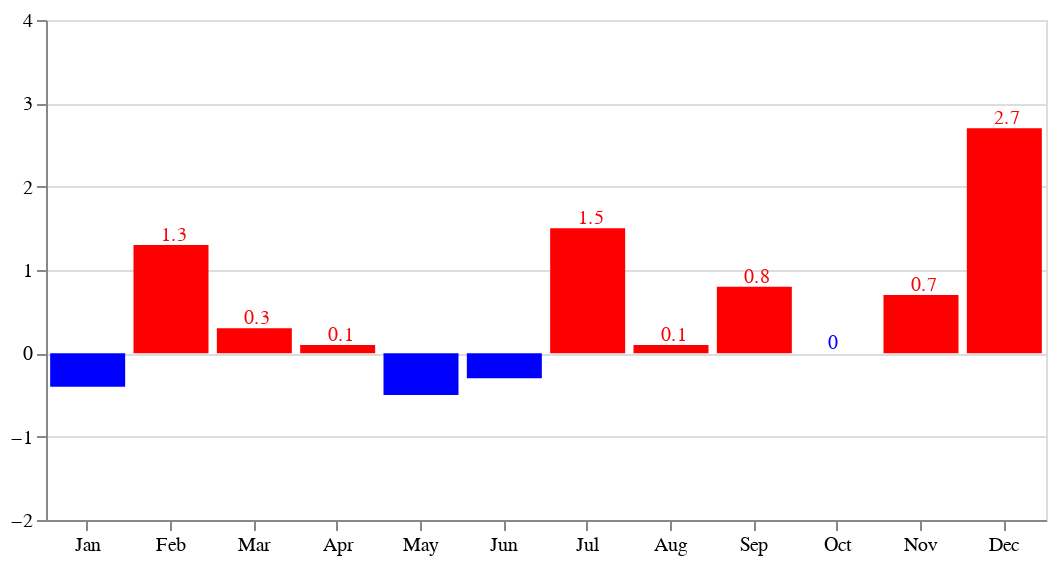

The notebook cell saved with this chart:
### Code cell
# Combine the two charts
text_chart = qd_anomaly_chart2.mark_text(
    align='left',
    baseline='middle',
    size=10,
    dy=-5,  # Nudges text to right so it doesn't appear on top of the bar
    dx=-5
).encode(
    text=alt.Text('TA_Anomaly:Q'),  # Format as percentage
)

# Combine the two charts
text_chart2 = qd_anomaly_chart2.mark_text(
    align='left',
    baseline='middle',
    size=10,
    dy= 8,  # Nudges text to right so it doesn't appear on top of the bar
    dx=-8
).encode(
    text=alt.Text('TA_Anomaly:Q'),  # Format as percentage
)
anomaly_text = qd_anomaly_chart2 + text_chart 
anomaly_text

### Figure 1 — Vega-Lite specification as saved in the notebook (floating-point values rounded to 4 significant figures)
{"config": {"view": {"continuousWidth": 300, "continuousHeight": 300}}, "layer": [{"mark": {"type": "bar"}, "encoding": {"color": {"condition": {"test": "(datum.TA_Anomaly > 0)", "value": "red"}, "value": "blue"}, "text": {"field": "TA_Anomaly", "type": "quantitative"}, "tooltip": [{"field": "TA_Anomaly", "type": "quantitative"}, {"field": "Date", "type": "temporal"}], "x": {"axis": {"format": "%b"}, "field": "Date", "timeUnit": "monthdate", "title": null, "type": "ordinal"}, "y": {"field": "TA_Anomaly", "scale": {"domain": [-2, 4]}, "title": null, "type": "quantitative"}}}, {"mark": {"type": "text", "align": "left", "baseline": "middle", "dx": -5, "dy": -5, "size": 10}, "encoding": {"color": {"condition": {"test": "(datum.TA_Anomaly > 0)", "value": "red"}, "value": "blue"}, "text": {"field": "TA_Anomaly", "type": "quantitative"}, "tooltip": [{"field": "TA_Anomaly", "type": "quantitative"}, {"field": "Date", "type": "temporal"}], "x": {"axis": {"format": "%b"}, "field": "Date", "timeUnit": "monthdate", "title": null, "type": "ordinal"}, "y": {"field": "TA_Anomaly", "scale": {"domain": [-2, 4]}, "title": null, "type": "quantitative"}}}], "data": {"name": "data-382e6199e6b072d23f8cf1dda9c28750"}, "height": 250, "width": 500, "$schema": "https://vega.github.io/schema/vega-lite/v5.8.0.json", "datasets": {"data-382e6199e6b072d23f8cf1dda9c28750": [{"Date": "2024-01-01T00:00:00", "Precip": 605.0, "TA": 2.3, "day": 1, "DOY": 1, "year": 2024, "month": 1, "quarter": 1, "Mean": 473.1, "percent_norm": 127.9, "Mean_TA": 2.66, "TA_Anomaly": -0.4, "rank": 13.0}, {"Date": "2024-02-01T00:00:00", "Precip": 273.0, "TA": 4.1, "day": 1, "DOY": 32, "year": 2024, "month": 2, "quarter": 1, "Mean": 236.1, "percent_norm": 115.6, "Mean_TA": 2.85, "TA_Anomaly": 1.3, "rank": 5.0}, {"Date": "2024-03-01T00:00:00", "Precip": 207.5, "TA": 5.0, "day": 1, "DOY": 61, "year": 2024, "month": 3, "quarter": 1, "Mean": 324.2, "percent_norm": 64.0, "Mean_TA": 4.67, "TA_Anomaly": 0.3, "rank": 8.5}, {"Date": "2024-04-01T00:00:00", "Precip": 216.7, "TA": 7.5, "day": 1, "DOY": 92, "year": 2024, "month": 4, "quarter": 2, "Mean": 197.8, "percent_norm": 109.6, "Mean_TA": 7.43, "TA_Anomaly": 0.1, "rank": 10.5}, {"Date": "2024-05-01T00:00:00", "Precip": 165.0, "TA": 11.4, "day": 1, "DOY": 122, "year": 2024, "month": 5, "quarter": 2, "Mean": 126.0, "percent_norm": 130.9, "Mean_TA": 11.86, "TA_Anomaly": -0.5, "rank": 14.0}, {"Date": "2024-06-01T00:00:00", "Precip": 135.9, "TA": 14.3, "day": 1, "DOY": 153, "year": 2024, "month": 6, "quarter": 2, "Mean": 92.8, "percent_norm": 146.4, "Mean_TA": 14.59, "TA_Anomaly": -0.3, "rank": 13.0}, {"Date": "2024-07-01T00:00:00", "Precip": 36.3, "TA": 19.4, "day": 1, "DOY": 183, "year": 2024, "month": 7, "quarter": 3, "Mean": 52.0, "percent_norm": 69.8, "Mean_TA": 17.92, "TA_Anomaly": 1.5, "rank": 2.0}, {"Date": "2024-08-01T00:00:00", "Precip": 88.4, "TA": 17.8, "day": 1, "DOY": 214, "year": 2024, "month": 8, "quarter": 3, "Mean": 72.6, "percent_norm": 121.7, "Mean_TA": 17.72, "TA_Anomaly": 0.1, "rank": 11.0}, {"Date": "2024-09-01T00:00:00", "Precip": 100.3, "TA": 14.9, "day": 1, "DOY": 245, "year": 2024, "month": 9, "quarter": 3, "Mean": 165.2, "percent_norm": 60.7, "Mean_TA": 14.12, "TA_Anomaly": 0.8, "rank": 5.5}, {"Date": "2024-10-01T00:00:00", "Precip": 534.0, "TA": 9.2, "day": 1, "DOY": 275, "year": 2024, "month": 10, "quarter": 4, "Mean": 334.8, "percent_norm": 159.5, "Mean_TA": 9.17, "TA_Anomaly": 0.0, "rank": 9.5}, {"Date": "2024-11-01T00:00:00", "Precip": 389.0, "TA": 5.2, "day": 1, "DOY": 306, "year": 2024, "month": 11, "quarter": 4, "Mean": 462.8, "percent_norm": 84.1, "Mean_TA": 4.55, "TA_Anomaly": 0.7, "rank": 6.5}, {"Date": "2024-12-01T00:00:00", "Precip": 435.0, "TA": 4.8, "day": 1, "DOY": 336, "year": 2024, "month": 12, "quarter": 4, "Mean": 391.4, "percent_norm": 111.1, "Mean_TA": 2.14, "TA_Anomaly": 2.7, "rank": 2.0}]}}
